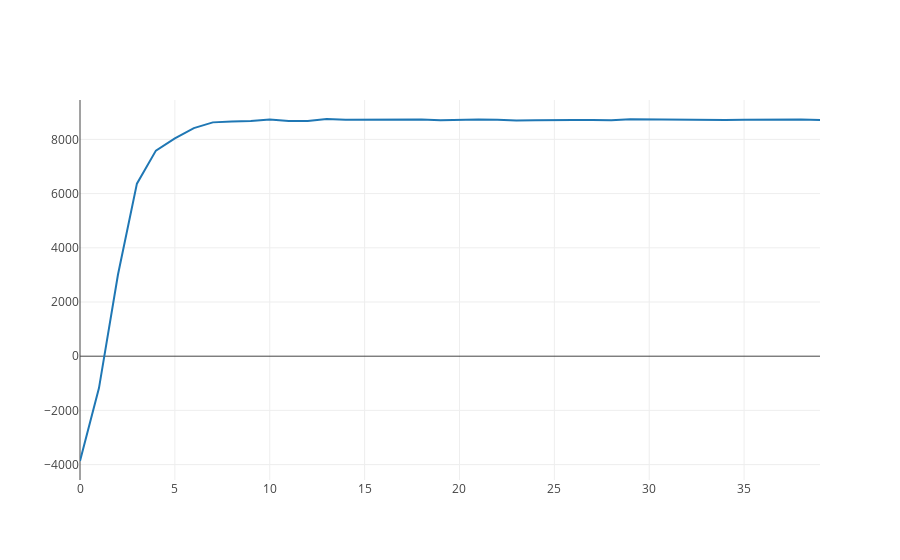

The notebook cell this image was saved under:
### Code cell
iplot([go.Scatter(x = range(len(inf_svi.elbos)), y = inf_svi.elbos)])
